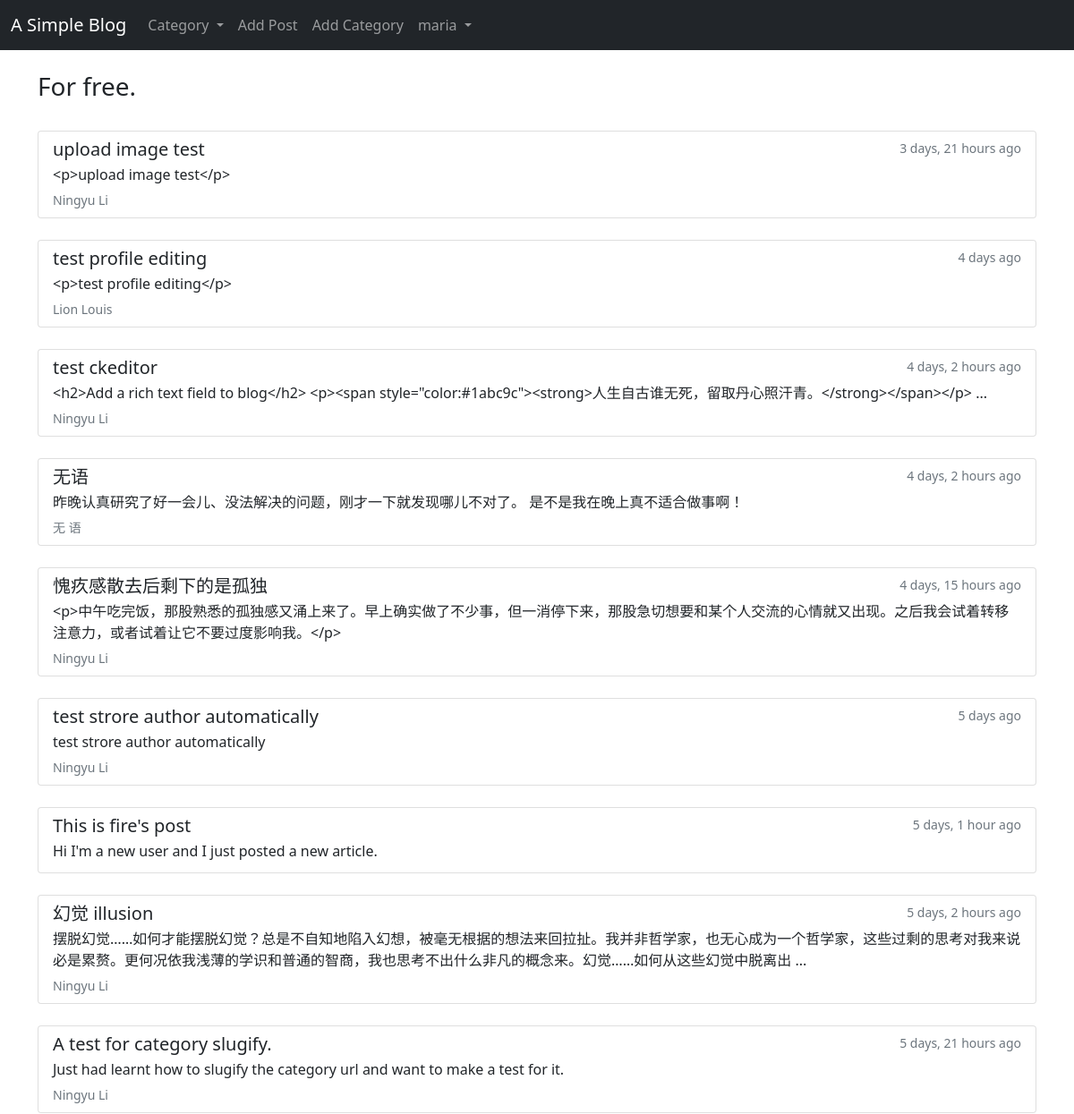
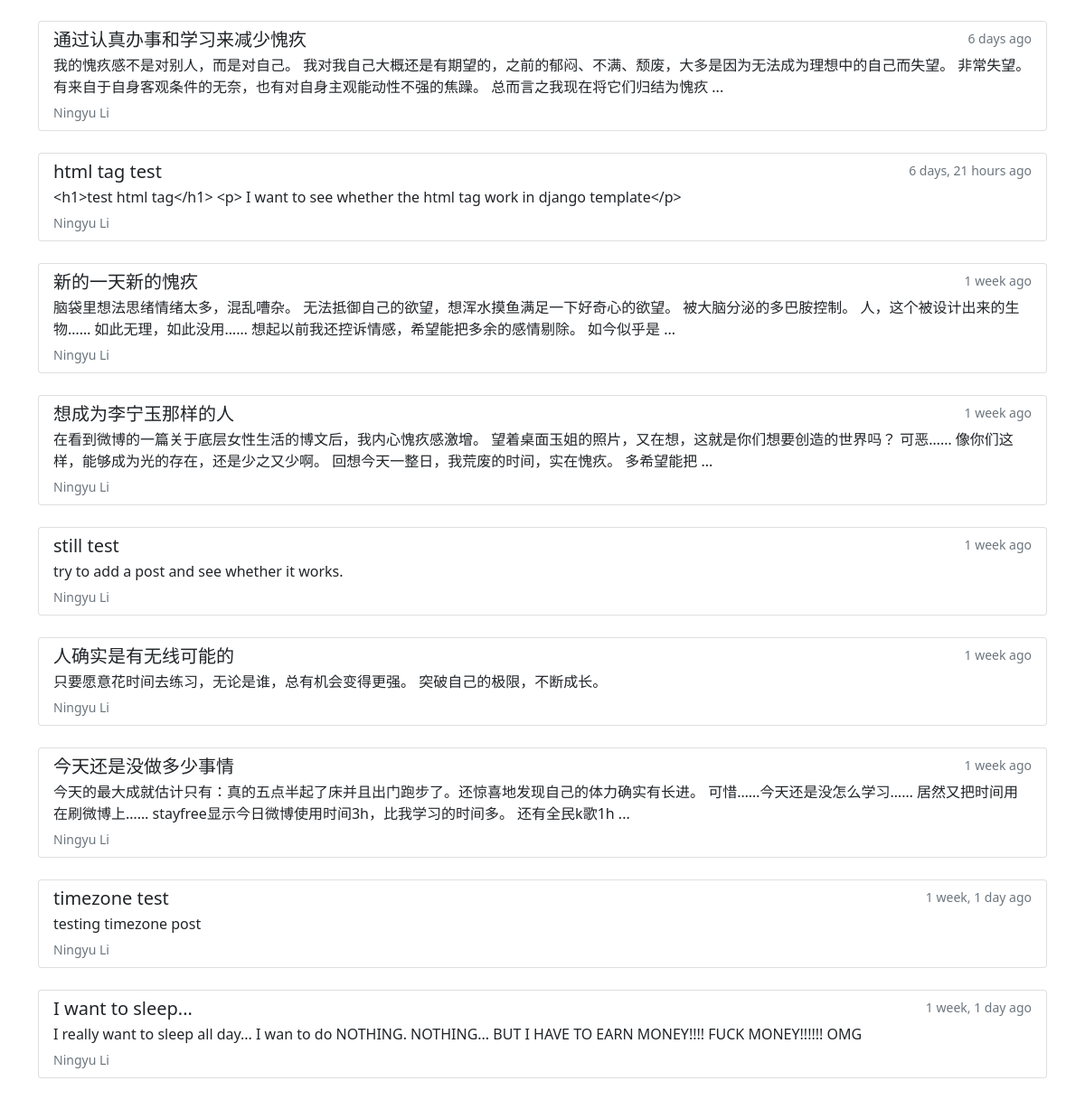
Page / (signed in) on the committed database (2 pictures, top to bottom).
### myBlog/models.py (models this page shows, shortened)
class Post(models.Model):
    title = models.CharField(max_length=255)
    author = models.ForeignKey(User, on_delete=CASCADE, null=False)
    tag = models.CharField(max_length=255)
    category = models.CharField(max_length=50, default="coding")
    body = RichTextField(blank=True, null=True)
    image = models.ImageField(null=True, blank=True, upload_to='images/')
    post_time = models.DateTimeField(auto_now_add=True)
    likes = models.ManyToManyField(User, related_name="like_list")
    class Meta:
        ordering = ['-post_time']

### myBlog/views.py (the view)
# urls.py: path('', views.HomeView.as_view(), name='home'),
class HomeView(generic.ListView):
    model = Post
    template_name = 'myBlog/home.html'

### myBlog/context_processors.py (called while the page is built)
def get_category_list(request):
    category_list = Category.objects.all()
    return {
        'category_list': category_list,
    }

### myBlog/models.py (called while the page is built)
    def __str__(self):
        return self.name

### myBlog/templates/myBlog/home.html
{% extends 'base.html' %} {% block title %} My Blog {% endblock %}
{% block body %}
<br />
<h3>For free.</h3>
<br>
{% for post in object_list %}
<div class="list-group">
	<a href="{% url 'article_detail' post.pk %}" class="list-group-item list-group-item-action">
		<div class="d-flex w-100 justify-content-between">
			<h5 class="mb-1">{{ post.title }}</h5>
			<small class="text-muted">{{ post.post_time|timesince }} ago</small>
		</div>
		<p class="mb-1">
			{% if post.body|length > 120 %}
			{{ post.body|slice:":120" }} ...
			{% else %}
			{{ post.body }}
			{% endif %}
		</p>
		<small class="text-muted">{{ post.author.first_name }} {{ post.author.last_name }}</small>
	</a>
</div>
<br />
{% endfor %} {% endblock %}

### templates/base.html (shortened to what this page needs)
{% load static %}
<!DOCTYPE html>
<html lang="en">
<head>
	<link href="https://cdn.jsdelivr.net/npm/bootstrap@5.1.0/dist/css/bootstrap.min.css" rel="stylesheet"
 />
</head>
<body>
	<nav class="navbar navbar-expand-lg navbar-dark bg-dark">
		<div class="container-fluid">
			<a class="navbar-brand" href="{% url 'home' %}">A Simple Blog</a>
			<div class="collapse navbar-collapse" id="navbarNavAltMarkup">
				<div class="navbar-nav">
					<li class="nav-item dropdown">
						<a class="nav-link dropdown-toggle" href="#" id="navbarDropdown" role="button" data-bs-toggle="dropdown"
							aria-expanded="false">
							Category
						</a>
					</li>
					{% with url_name=request.resolver_match.url_name %}
					{% if request.user.is_authenticated %}
					<a class="nav-link {% if url_name == 'add_post' %}active{% endif %}" href="{% url 'add_post' %}">Add Post</a>
					<a class="nav-link {% if url_name == 'add_category' %}active{% endif %}" href="{% url 'add_category' %}">Add
						Category</a>
					<li class="nav-item dropdown">
						<a class="nav-link dropdown-toggle" href="#" id="navbarDropdown" role="button" data-bs-toggle="dropdown"
							aria-expanded="false">
							{{ request.user }}
						</a>
					</li>
					{% else %}
					<a class="nav-link {% if url_name == 'login' %}active{% endif %}" href="{% url 'login' %}">Login</a>
					<a class="nav-link {% if url_name == 'register' %}active{% endif %}" href="{% url 'register' %}">Register</a>
					{% endif %}
					{% endwith %}
				</div>
			</div>
		</div>
	</nav>
	<div class="container">{% block body %} {% endblock %}</div>
</body>
</html>

### rows in the picture
Post: title "upload image test", post_time "3 days, 21 hours", body "<p>upload image test</p>", author.first_name "Ningyu", author.last_name "Li"
Post: title "test profile editing", post_time "4 days", body "<p>test profile editing</p>", author.first_name "Lion", author.last_name "Louis"
Post: title "test ckeditor", post_time "4 days, 2 hours", body "<h2>Add a rich text field to blog</h2> <p><span style=\"color:#1abc9c\"><strong>人生自古谁无死，留取丹心照汗青。</strong></span></p>", author.first_name "Ningyu", author.last_name "Li"
Post: title "无语", post_time "4 days, 2 hours", body "昨晚认真研究了好一会儿、没法解决的问题，刚才一下就发现哪儿不对了。 是不是我在晚上真不适合做事啊！", author.first_name "无", author.last_name "语"
Post: title "愧疚感散去后剩下的是孤独", post_time "4 days, 15 hours", body "<p>中午吃完饭，那股熟悉的孤独感又涌上来了。早上确实做了不少事，但一消停下来，那股急切想要和某个人交流的心情就又出现。之后我会试着转移注意力，或者试着让它不要过度影响我。</p>", author.first_name "Ningyu", author.last_name "Li"
Post: title "test strore author automatically", post_time "5 days", body "test strore author automatically", author.first_name "Ningyu", author.last_name "Li"
Post: title "This is fire's post", post_time "5 days, 1 hour", body "Hi I'm a new user and I just posted a new article."
Post: title "幻觉 illusion", post_time "5 days, 2 hours", body "摆脱幻觉……如何才能摆脱幻觉？总是不自知地陷入幻想，被毫无根据的想法来回拉扯。我并非哲学家，也无心成为一个哲学家，这些过剩的思考对我来说必是累赘。更何况依我浅薄的学识和普通的智商，我也思考不出什么非凡的概念来。幻觉……如何从这些幻觉中脱离出", author.first_name "Ningyu", author.last_name "Li"
Post: title "A test for category slugify.", post_time "5 days, 21 hours", body "Just had learnt how to slugify the category url and want to make a test for it.", author.first_name "Ningyu", author.last_name "Li"
Post: title "通过认真办事和学习来减少愧疚", post_time "6 days", body "我的愧疚感不是对别人，而是对自己。 我对我自己大概还是有期望的，之前的郁闷、不满、颓废，大多是因为无法成为理想中的自己而失望。 非常失望。 有来自于自身客观条件的无奈，也有对自身主观能动性不强的焦躁。 总而言之我现在将它们归结为愧疚", author.first_name "Ningyu", author.last_name "Li"
Post: title "html tag test", post_time "6 days, 21 hours", body "<h1>test html tag</h1> <p> I want to see whether the html tag work in django template</p>", author.first_name "Ningyu", author.last_name "Li"
Post: title "新的一天新的愧疚", post_time "1 week", body "脑袋里想法思绪情绪太多，混乱嘈杂。 无法抵御自己的欲望，想浑水摸鱼满足一下好奇心的欲望。 被大脑分泌的多巴胺控制。 人，这个被设计出来的生物…… 如此无理，如此没用…… 想起以前我还控诉情感，希望能把多余的感情剔除。 如今似乎是", author.first_name "Ningyu", author.last_name "Li"
Post: title "想成为李宁玉那样的人", post_time "1 week", body "在看到微博的一篇关于底层女性生活的博文后，我内心愧疚感激增。 望着桌面玉姐的照片，又在想，这就是你们想要创造的世界吗？ 可恶…… 像你们这样，能够成为光的存在，还是少之又少啊。 回想今天一整日，我荒废的时间，实在愧疚。 多希望能把", author.first_name "Ningyu", author.last_name "Li"
Post: title "still test", post_time "1 week", body "try to add a post and see whether it works.", author.first_name "Ningyu", author.last_name "Li"
Post: title "人确实是有无线可能的", post_time "1 week", body "只要愿意花时间去练习，无论是谁，总有机会变得更强。 突破自己的极限，不断成长。", author.first_name "Ningyu", author.last_name "Li"
Post: title "今天还是没做多少事情", post_time "1 week", body "今天的最大成就估计只有：真的五点半起了床并且出门跑步了。还惊喜地发现自己的体力确实有长进。 可惜……今天还是没怎么学习…… 居然又把时间用在刷微博上…… stayfree显示今日微博使用时间3h，比我学习的时间多。 还有全民k歌1h", author.first_name "Ningyu", author.last_name "Li"
Post: title "timezone test", post_time "1 week, 1 day", body "testing timezone post", author.first_name "Ningyu", author.last_name "Li"
Post: title "I want to sleep...", post_time "1 week, 1 day", body "I really want to sleep all day... I wan to do NOTHING. NOTHING... BUT I HAVE TO EARN MONEY!!!! FUCK MONEY!!!!!! OMG", author.first_name "Ningyu", author.last_name "Li"

### other values in the picture
{{ request.user }} "maria"
